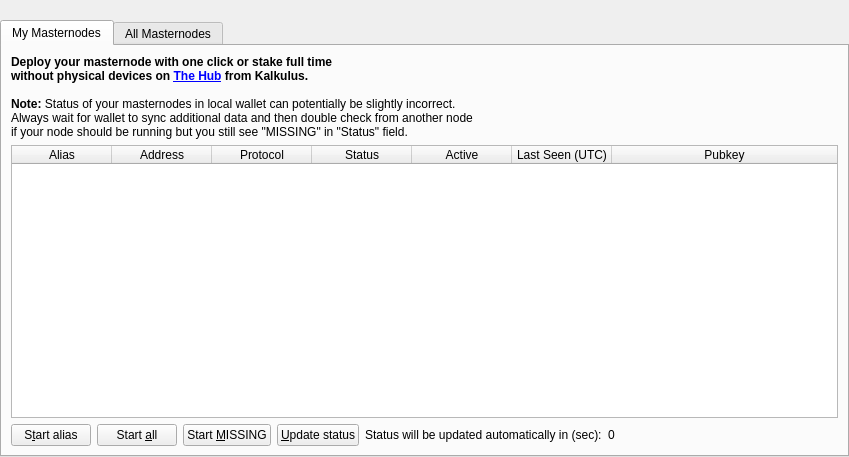
<?xml version="1.0" encoding="UTF-8"?>
<ui version="4.0">
 <class>MasternodeList</class>
 <widget class="QWidget" name="MasternodeList">
  <property name="geometry">
   <rect>
    <x>0</x>
    <y>0</y>
    <width>849</width>
    <height>457</height>
   </rect>
  </property>
  <property name="windowTitle">
   <string>Form</string>
  </property>
  <layout class="QVBoxLayout" name="topLayout">
   <property name="leftMargin">
    <number>0</number>
   </property>
   <property name="topMargin">
    <number>0</number>
   </property>
   <property name="rightMargin">
    <number>0</number>
   </property>
   <property name="bottomMargin">
    <number>0</number>
   </property>
   <item>
    <layout class="QVBoxLayout" name="verticalLayout">
     <property name="bottomMargin">
      <number>0</number>
     </property>
     <item>
      <spacer name="horizontalSpacer0">
       <property name="orientation">
        <enum>Qt::Horizontal</enum>
       </property>
       <property name="sizeHint" stdset="0">
        <size>
         <width>40</width>
         <height>20</height>
        </size>
       </property>
      </spacer>
     </item>
     <item>
      <widget class="QTabWidget" name="tabWidget">
       <property name="currentIndex">
        <number>0</number>
       </property>
       <widget class="QWidget" name="tabMyMasternodes">
        <attribute name="title">
         <string>My Masternodes</string>
        </attribute>
        <layout class="QGridLayout" name="gridLayout_2">
         <item row="0" column="0">
          <layout class="QVBoxLayout" name="verticalLayout_2">
           <property name="bottomMargin">
            <number>0</number>
           </property>
           <item>
            <layout class="QHBoxLayout" name="horizontalLayout_note">
             <property name="bottomMargin">
              <number>0</number>
             </property>
            </layout>
           </item>
           <item>
            <widget class="QLabel" name="updateNote">
             <property name="text">
              <string>&lt;html&gt;&lt;head/&gt;&lt;body&gt;&lt;p&gt;&lt;span style=&quot; font-weight:600;&quot;&gt;Deploy your masternode with one click or stake full time&lt;br/&gt;without physical devices on &lt;/span&gt;&lt;a href=&quot;https://hub.kalkul.us&quot;&gt;&lt;span style=&quot; font-weight:600; text-decoration: underline; color:#0000ff;&quot;&gt;The Hub&lt;/span&gt;&lt;/a&gt;&lt;span style=&quot; font-weight:600;&quot;&gt; from Kalkulus. &lt;/span&gt;&lt;br/&gt;&lt;br&gt;&lt;span style=&quot; font-weight:600;&quot;&gt;
Note: &lt;/span&gt;Status of your masternodes in local wallet can potentially be slightly incorrect.&lt;br/&gt;Always wait for wallet to sync additional data and then double check from another node&lt;br/&gt;if your node should be running but you still see &amp;quot;MISSING&amp;quot; in &amp;quot;Status&amp;quot; field.&lt;/p&gt;&lt;/body&gt;&lt;/html&gt;</string>
             </property>
             <property name="openExternalLinks">
              <bool>true</bool>
             </property>
             <property name="textInteractionFlags">
              <set>Qt::LinksAccessibleByMouse|Qt::TextSelectableByKeyboard|Qt::TextSelectableByMouse</set>
             </property>
            </widget>
           </item>
           <item>
            <widget class="QTableWidget" name="tableWidgetMyMasternodes">
             <property name="minimumSize">
              <size>
               <width>695</width>
               <height>0</height>
              </size>
             </property>
             <property name="palette">
              <palette>
               <active>
                <colorrole role="Text">
                 <brush brushstyle="SolidPattern">
                  <color alpha="255">
                   <red>51</red>
                   <green>51</green>
                   <blue>51</blue>
                  </color>
                 </brush>
                </colorrole>
               </active>
               <inactive>
                <colorrole role="Text">
                 <brush brushstyle="SolidPattern">
                  <color alpha="255">
                   <red>51</red>
                   <green>51</green>
                   <blue>51</blue>
                  </color>
                 </brush>
                </colorrole>
               </inactive>
               <disabled>
                <colorrole role="Text">
                 <brush brushstyle="SolidPattern">
                  <color alpha="255">
                   <red>85</red>
                   <green>85</green>
                   <blue>85</blue>
                  </color>
                 </brush>
                </colorrole>
               </disabled>
              </palette>
             </property>
             <property name="editTriggers">
              <set>QAbstractItemView::NoEditTriggers</set>
             </property>
             <property name="alternatingRowColors">
              <bool>true</bool>
             </property>
             <property name="selectionMode">
              <enum>QAbstractItemView::SingleSelection</enum>
             </property>
             <property name="selectionBehavior">
              <enum>QAbstractItemView::SelectRows</enum>
             </property>
             <property name="sortingEnabled">
              <bool>true</bool>
             </property>
             <attribute name="horizontalHeaderStretchLastSection">
              <bool>true</bool>
             </attribute>
             <column>
              <property name="text">
               <string>Alias</string>
              </property>
             </column>
             <column>
              <property name="text">
               <string>Address</string>
              </property>
             </column>
             <column>
              <property name="text">
               <string>Protocol</string>
              </property>
             </column>
             <column>
              <property name="text">
               <string>Status</string>
              </property>
             </column>
             <column>
              <property name="text">
               <string>Active</string>
              </property>
             </column>
             <column>
              <property name="text">
               <string>Last Seen (UTC)</string>
              </property>
             </column>
             <column>
              <property name="text">
               <string>Pubkey</string>
              </property>
             </column>
            </widget>
           </item>
           <item>
            <layout class="QHBoxLayout" name="horizontalLayout_5">
             <property name="bottomMargin">
              <number>0</number>
             </property>
             <item>
              <widget class="QPushButton" name="startButton">
               <property name="text">
                <string>S&amp;tart alias</string>
               </property>
              </widget>
             </item>
             <item>
              <widget class="QPushButton" name="startAllButton">
               <property name="text">
                <string>Start &amp;all</string>
               </property>
              </widget>
             </item>
             <item>
              <widget class="QPushButton" name="startMissingButton">
               <property name="text">
                <string>Start &amp;MISSING</string>
               </property>
              </widget>
             </item>
             <item>
              <widget class="QPushButton" name="UpdateButton">
               <property name="text">
                <string>&amp;Update status</string>
               </property>
              </widget>
             </item>
             <item>
              <widget class="QLabel" name="autoupdate_label">
               <property name="text">
                <string>Status will be updated automatically in (sec):</string>
               </property>
              </widget>
             </item>
             <item>
              <widget class="QLabel" name="secondsLabel">
               <property name="text">
                <string>0</string>
               </property>
              </widget>
             </item>
             <item>
              <spacer name="horizontalSpacer_5">
               <property name="orientation">
                <enum>Qt::Horizontal</enum>
               </property>
               <property name="sizeHint" stdset="0">
                <size>
                 <width>40</width>
                 <height>20</height>
                </size>
               </property>
              </spacer>
             </item>
            </layout>
           </item>
          </layout>
         </item>
        </layout>
       </widget>
       <widget class="QWidget" name="tabAllMasternodes">
        <attribute name="title">
         <string>All Masternodes</string>
        </attribute>
        <layout class="QGridLayout" name="gridLayout">
         <item row="1" column="0">
          <widget class="QTableWidget" name="tableWidgetMasternodes">
           <property name="palette">
            <palette>
             <active>
              <colorrole role="Text">
               <brush brushstyle="SolidPattern">
                <color alpha="255">
                 <red>51</red>
                 <green>51</green>
                 <blue>51</blue>
                </color>
               </brush>
              </colorrole>
             </active>
             <inactive>
              <colorrole role="Text">
               <brush brushstyle="SolidPattern">
                <color alpha="255">
                 <red>51</red>
                 <green>51</green>
                 <blue>51</blue>
                </color>
               </brush>
              </colorrole>
             </inactive>
             <disabled>
              <colorrole role="Text">
               <brush brushstyle="SolidPattern">
                <color alpha="255">
                 <red>85</red>
                 <green>85</green>
                 <blue>85</blue>
                </color>
               </brush>
              </colorrole>
             </disabled>
            </palette>
           </property>
           <property name="editTriggers">
            <set>QAbstractItemView::NoEditTriggers</set>
           </property>
           <property name="alternatingRowColors">
            <bool>true</bool>
           </property>
           <property name="selectionBehavior">
            <enum>QAbstractItemView::SelectRows</enum>
           </property>
           <property name="sortingEnabled">
            <bool>true</bool>
           </property>
           <attribute name="horizontalHeaderStretchLastSection">
            <bool>true</bool>
           </attribute>
           <column>
            <property name="text">
             <string>Address</string>
            </property>
           </column>
           <column>
            <property name="text">
             <string>Protocol</string>
            </property>
           </column>
           <column>
            <property name="text">
             <string>Status</string>
            </property>
           </column>
           <column>
            <property name="text">
             <string>Active</string>
            </property>
           </column>
           <column>
            <property name="text">
             <string>Last Seen (UTC)</string>
            </property>
           </column>
           <column>
            <property name="text">
             <string>Pubkey</string>
            </property>
           </column>
          </widget>
         </item>
         <item row="0" column="0">
          <layout class="QHBoxLayout" name="horizontalLayout_3">
           <property name="bottomMargin">
            <number>0</number>
           </property>
           <item>
            <widget class="QLabel" name="label_filter">
             <property name="text">
              <string>Filter List:</string>
             </property>
            </widget>
           </item>
           <item>
            <widget class="QLineEdit" name="filterLineEdit">
             <property name="toolTip">
              <string>Filter masternode list</string>
             </property>
            </widget>
           </item>
           <item>
            <spacer name="horizontalSpacer_3">
             <property name="orientation">
              <enum>Qt::Horizontal</enum>
             </property>
             <property name="sizeHint" stdset="0">
              <size>
               <width>10</width>
               <height>20</height>
              </size>
             </property>
            </spacer>
           </item>
           <item>
            <widget class="QLabel" name="label_count">
             <property name="text">
              <string>Node Count:</string>
             </property>
            </widget>
           </item>
           <item>
            <widget class="QLabel" name="countLabel">
             <property name="text">
              <string>0</string>
             </property>
            </widget>
           </item>
          </layout>
         </item>
        </layout>
       </widget>
      </widget>
     </item>
    </layout>
   </item>
  </layout>
 </widget>
 <resources/>
 <connections/>
</ui>
